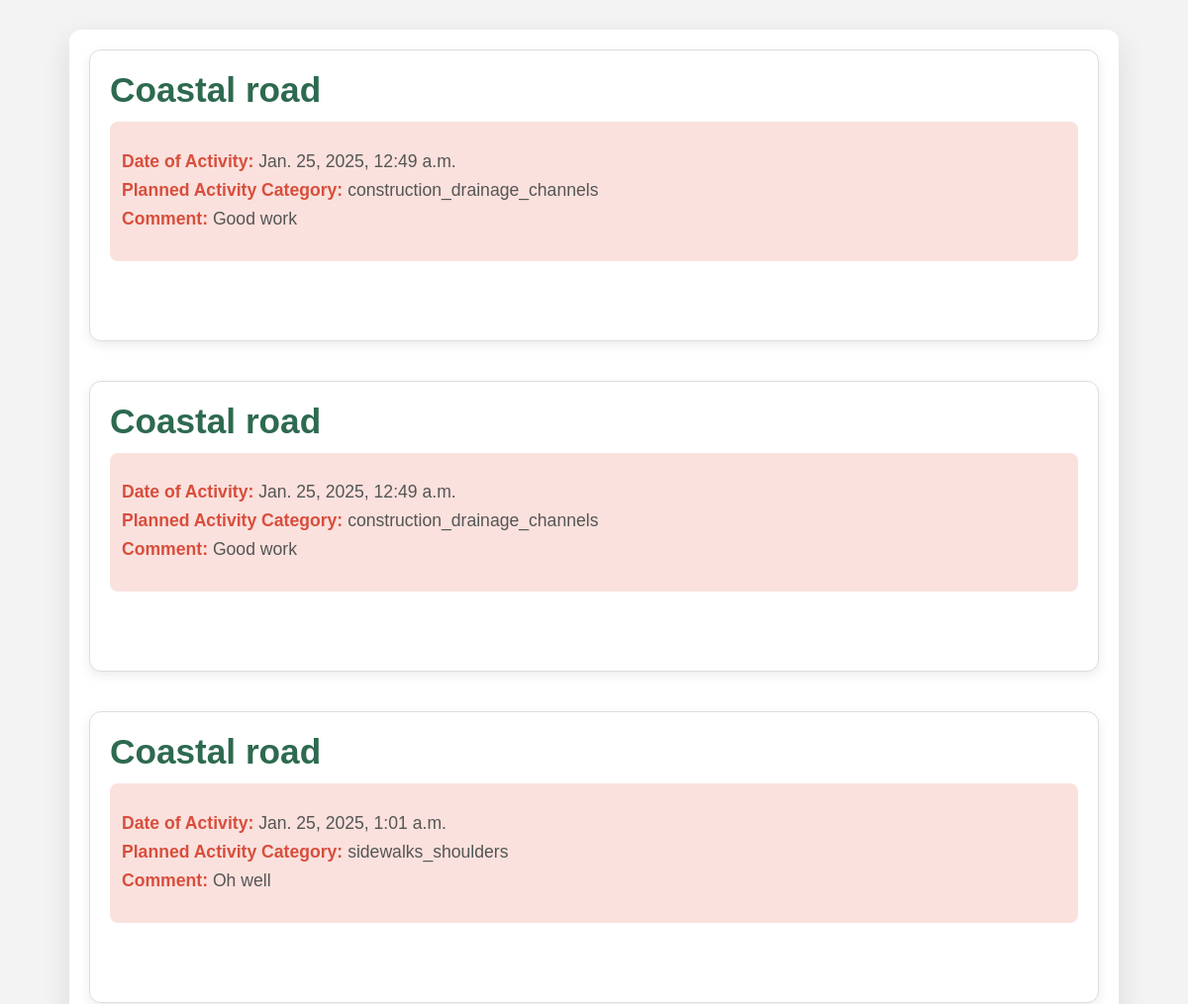
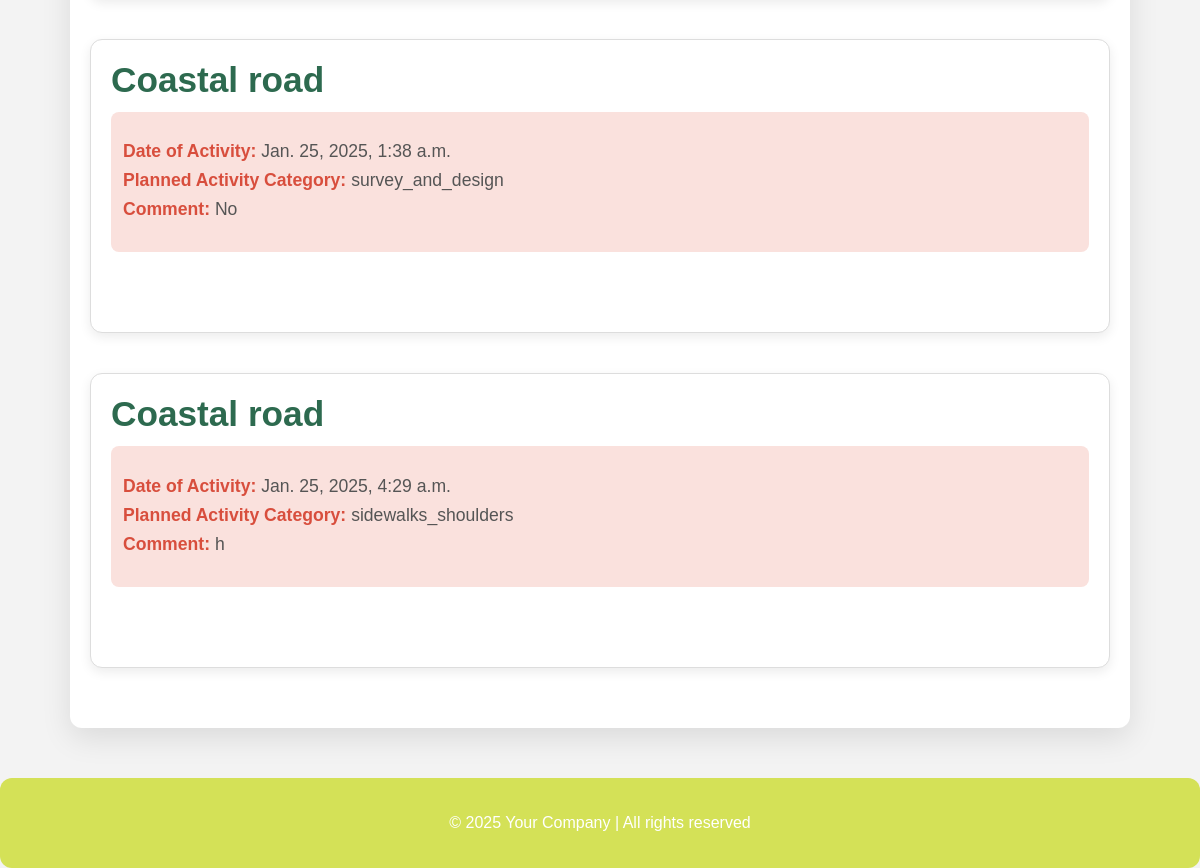
The page /report/ on the database its author committed (2 pictures, top to bottom).
### activities_report/models.py (models this page shows, shortened)
class Activities(models.Model):
    date_of_activity = models.DateTimeField(default=datetime.now())
    project_name = models.CharField(choices=choices.project_choice, max_length=100)
    planned_activity_category = models.CharField(choices=choices.activities_category, max_length=100, default=choices.activities_category[0])
    activity_type = models.CharField(choices=choices.activitiess, max_length=100, null=True)
    comment = models.TextField(null=True)
    chainage = models.CharField(choices=choices.chanage, max_length=100, null=True)
    chainage2 = models.CharField(choices=choices.chanage2, max_length=100, null=True)
    site_engineer = models.CharField(choices=choices.engineers, max_length=100, null=True)
    supervisor = models.CharField(choices=choices.supervisor, max_length=100, null=True)
    party = models.CharField(choices=choices.party, max_length=100, null=True)
    supervision = models.CharField(choices=choices.party, max_length=100, null=True)
    machines = models.CharField(choices=choices.machines, max_length=100, null=True)
    machines_source = models.CharField(choices=choices.sources, max_length=100, null=True)

### activities_report/views.py (the view)
# urls.py: path('report/', view_report, name='report'),
def view_report(request):
    activities = Activities.objects.all()
    return render(request, 'survey/view_reports.html', context={'activities': activities})

### activities_report/templates/survey/view_reports.html (shortened to what this page needs)
<!DOCTYPE html>
<html lang="en">
<head>
</head>
<body>
    <div class="container">
        {% for report in activities %}
        <div class="report">
            <div class="report-title">{{ report.project_name }}</div>
            <div class="report-header">
                <ul class="report-details">
                    <li><strong>Date of Activity:</strong> {{ report.date_of_activity }}</li>
                    <li><strong>Planned Activity Category:</strong> {{ report.planned_activity_category }}</li>
                    <li><strong>Comment:</strong> {{ report.comment }}</li>
                </ul>
            </div>
            <div class="gallery">
            </div>
        </div>
        {% endfor %}
    </div>
    <footer>
        <p>&copy; 2025 Your Company | All rights reserved</p>
    </footer>
</body>
</html>

### activities_report/templates/survey/view_reports.html (style rules this page uses)
body { font-family: 'Arial', sans-serif; margin: 0; padding: 0; background-color: #f3f3f3; color: #333; }
.container { width: 85%; max-width: 1200px; margin: 30px auto; padding: 20px; background: #ffffff; border-radius: 12px; box-shadow: 0 10px 30px rgba(0, 0, 0, 0.1); }
.report { margin-bottom: 40px; padding: 20px; border: 1px solid #ddd; border-radius: 12px; background-color: #fff; box-shadow: 0 4px 12px rgba(0, 0, 0, 0.08); }
.report-title { font-size: 2.2em; font-weight: 600; color: #2d6a4f; margin-bottom: 12px; }
.report-header { background-color: #fae1dd; padding: 12px; border-radius: 8px; margin-bottom: 20px; }
.report-header strong { font-weight: bold; color: #d84e3d; }
.report-details { list-style: none; padding: 0; margin-bottom: 20px; font-size: 1.1em; color: #555; }
.report-details li { margin-bottom: 8px; }
.gallery { display: grid; grid-template-columns: repeat(auto-fill, minmax(200px, 1fr)); gap: 16px; padding: 20px 0; }
footer { text-align: center; margin-top: 50px; padding: 20px; background-color: #d4e157; color: white; border-radius: 12px; }

### rows shown on the page
Activities: project_name "Coastal road", date_of_activity "Jan. 25, 2025, 12:49 a.m.", planned_activity_category "construction_drainage_channels", comment "Good work"
Activities: project_name "Coastal road", date_of_activity "Jan. 25, 2025, 12:49 a.m.", planned_activity_category "construction_drainage_channels", comment "Good work"
Activities: project_name "Coastal road", date_of_activity "Jan. 25, 2025, 1:01 a.m.", planned_activity_category "sidewalks_shoulders", comment "Oh well"
Activities: project_name "Coastal road", date_of_activity "Jan. 25, 2025, 1:38 a.m.", planned_activity_category "survey_and_design", comment "No"
Activities: project_name "Coastal road", date_of_activity "Jan. 25, 2025, 4:29 a.m.", planned_activity_category "sidewalks_shoulders", comment "h"
